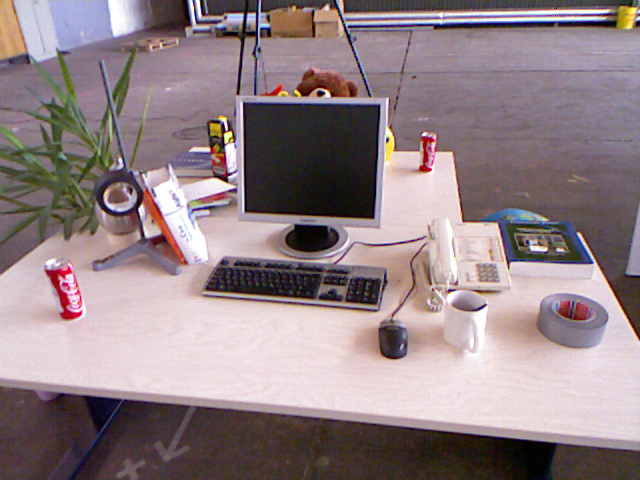
//> input picture ch7/orb_cv/1.png, 640 x 480 px
$ ./orb_cv 1.png 2.png   (built with g++ and OpenCV 4)
//> lines starting //> are read from the running program, lines starting //| are printed output that depends on the picture
#include <iostream>
#include <opencv2/core/core.hpp>
#include <opencv2/features2d/features2d.hpp>
#include <opencv2/highgui/highgui.hpp>
#include <chrono>

using namespace std;
using namespace cv;

int main(int argc, char** argv)
{
    if(argc!=3){
        cout<<"usage: feature_extraction img1 img2"<<endl;
        return 1;
    }
    // image reading
    Mat img_1 = imread(argv[1], CV_LOAD_IMAGE_COLOR);
//> img_1 is the input picture: 480 rows x 640 cols, CV_8UC3; mean B, G, R 133.9, 129.9, 146.3
    Mat img_2 = imread(argv[2], CV_LOAD_IMAGE_COLOR);
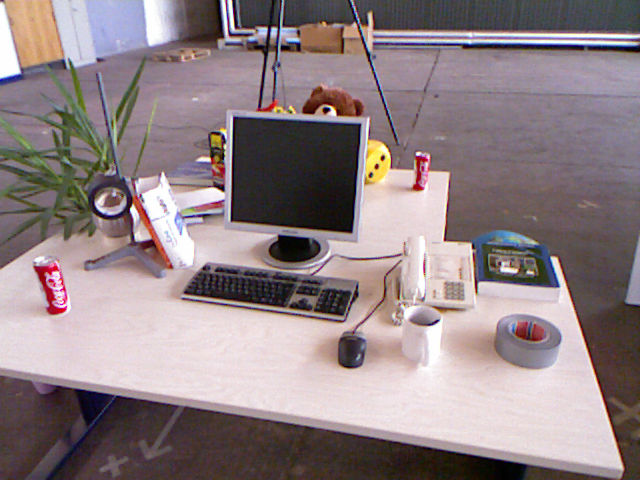
//> input picture ch7/orb_cv/2.png, 640 x 480 px
//> img_2 is the input picture: 480 rows x 640 cols, CV_8UC3; mean B, G, R 133.1, 129.9, 144.4
    assert(img_1.data!=nullptr && img_2.data!=nullptr);

    // Initialization
    std::vector<KeyPoint> keypoints_1, keypoints_2;
    Mat descriptors_1, descriptors_2;
    Ptr<FeatureDetector> detector = ORB::create();
    Ptr<DescriptorExtractor> descriptor = ORB::create();
    Ptr<DescriptorMatcher> matcher = DescriptorMatcher::create("BruteForce-Hamming");

    // First step: Oriented FAST corner point position detection
    chrono::steady_clock::time_point t1 = chrono::steady_clock::now();
    detector->detect(img_1, keypoints_1);
//> keypoints_1 = 500 keypoints; strongest (x, y, size): (323, 93, 31), (322, 92, 37.2), (230, 132, 31), (226, 128, 31)
    detector->detect(img_2, keypoints_2);
//> keypoints_2 = 500 keypoints; strongest (x, y, size): (329, 109, 31), (328, 109, 37.2), (383, 157, 31), (327, 109, 44.6)

    // Second step: according to the corner point position to calculate BRIEF descriptor
    descriptor->compute(img_1, keypoints_1, descriptors_1);
    descriptor->compute(img_2, keypoints_2, descriptors_2);
    chrono::steady_clock::time_point t2 = chrono::steady_clock::now();
    chrono::duration<double> time_used = chrono::duration_cast<chrono::duration<double>>(t2-t1);
    cout<<"extract ORB cost = "<<time_used.count()<<" seconds. "<<endl;

    Mat outimag1;
    drawKeypoints(img_1, keypoints_1, outimag1, Scalar::all(-1), DrawMatchesFlags::DEFAULT);
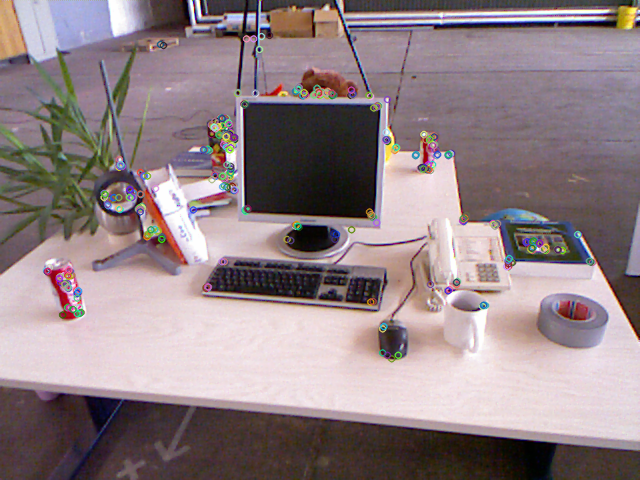
//> outimag1: 480 rows x 640 cols, CV_8UC3; mean B, G, R 134, 130.1, 145.8
    imshow("ORB features", outimag1);
    imwrite("orb_freatures.jpg", outimag1);
    // Third step: to do the matcher work of BRIEF descriptor by using Hamming distance
    vector<DMatch> matches;
    t1 = chrono::steady_clock::now();
    matcher->match(descriptors_1, descriptors_2, matches);
//> matches = 500 matches
    t2 = chrono::steady_clock::now();
    time_used = chrono::duration_cast<chrono::duration<double>>(t2-t1);
    cout<<"match ORB cost ="<<time_used.count()<<" seconds. "<<endl;

    // Fouth Steps mathers selection and Calculate the smallest and biggest distance
    auto min_max = minmax_element(matches.begin(), matches.end(), [](const DMatch &m1, const DMatch &m2){return m1.distance<m2.distance;});
    double min_dist = min_max.first->distance;
//> min_dist = 4
    double max_dist = min_max.second->distance;
//> max_dist = 94

    printf("-- Max dist: %f \n", max_dist);
//| -- Max dist: 94.000000
    printf("-- Min dist: %f \n", min_dist);
//| -- Min dist: 4.000000

    // When the distnace between the descriptors is bigger than the 2 times of the smallest distance,
    // the two descriptors are regarded as mis-matched. But generally the 30 is set as the threshold to
    // avoid the too small distance values
    std::vector<DMatch> good_matches;
    for(int i = 0; i<descriptors_1.rows; i++){
        if(matches[i].distance <= max(2*min_dist, 30.0)){
            good_matches.push_back(matches[i]);}
    }
//> after the loop, good_matches = 79 matches

    // Fifth Steps to draw the matches results
    Mat img_match;
    Mat img_goodmatch;
    drawMatches(img_1, keypoints_1, img_2, keypoints_2, matches, img_match);
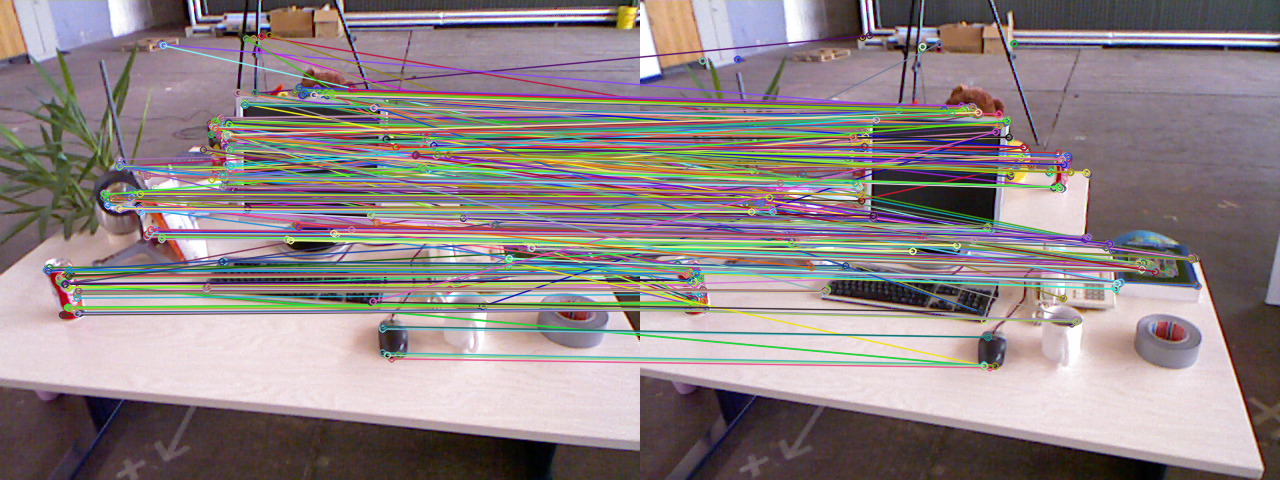
//> img_match: 480 rows x 1280 cols, CV_8UC3; mean B, G, R 134, 132.8, 144
    drawMatches(img_2, keypoints_1, img_2, keypoints_2, good_matches, img_goodmatch);
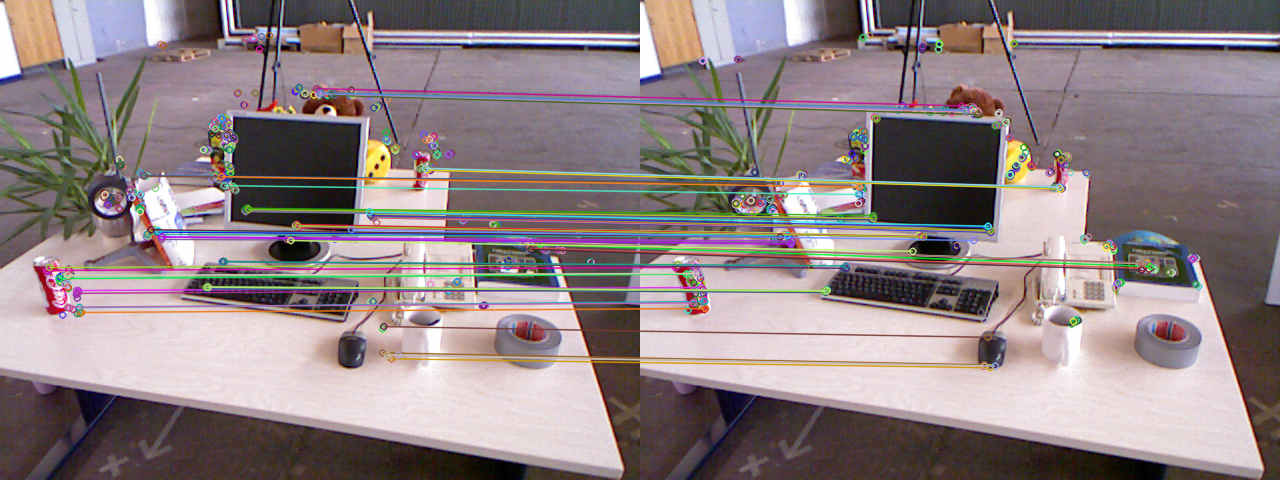
//> img_goodmatch: 480 rows x 1280 cols, CV_8UC3; mean B, G, R 132.3, 129.8, 143.1
    imshow("all matches", img_match);
    imwrite("all_matches.jpg", img_match);
    imshow("good matches", img_goodmatch);
    imwrite("good_matches.jpg", img_goodmatch);
    waitKey(0);

    return 0;
}
